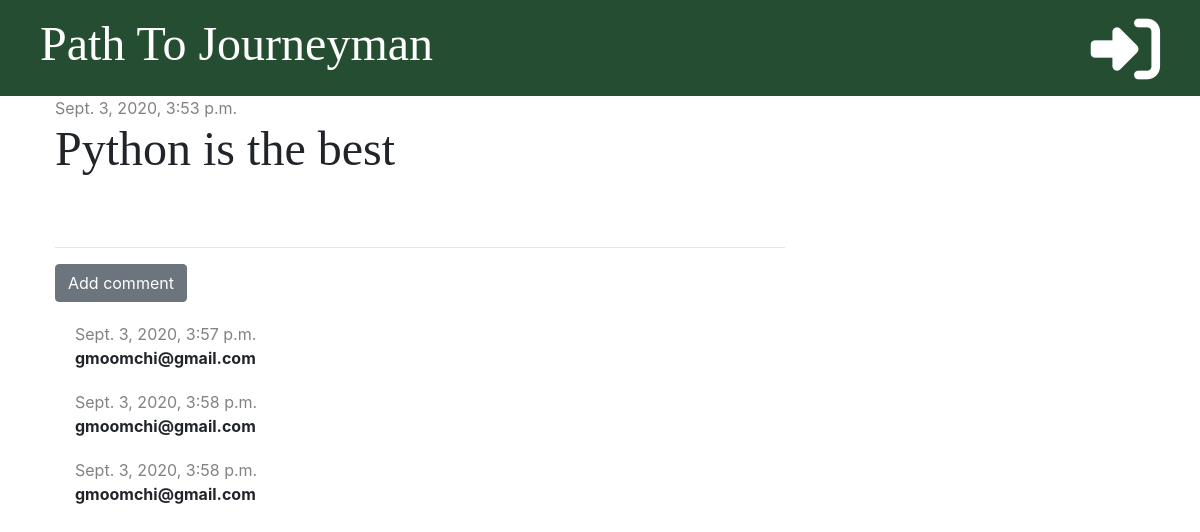
Page /post/14/ on the earlier database version.
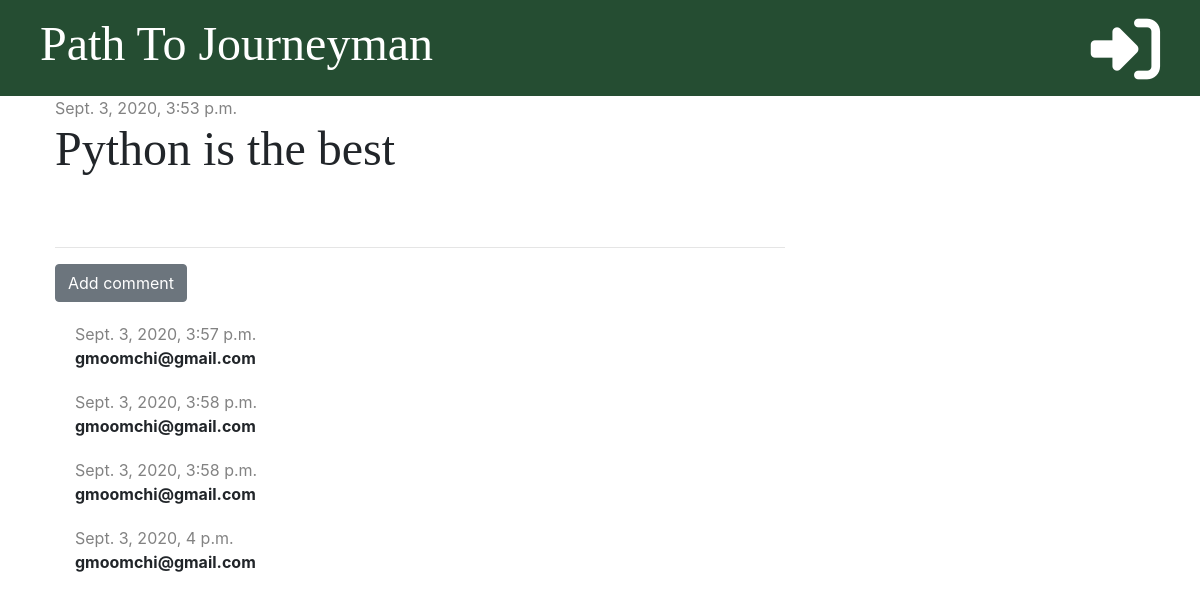
Same page on the later database version.
### blog/models.py (models this page shows, shortened)
class Comment(models.Model):
    post = models.ForeignKey('blog.Post', on_delete=models.CASCADE, related_name='comments')
    author = models.CharField(max_length=200)
    text = models.TextField()
    created_date = models.DateTimeField(default=timezone.now)
    approved = models.BooleanField(default=False)

### blog/views.py (the view)
# urls.py: path('post/<int:pk>/', views.post_detail, name='post_detail'),
def post_detail(request, pk):
    post = get_object_or_404(Post, pk=pk)
    stuff_for_frontend = {'post': post}
    return render(request, 'blog/post_detail.html', stuff_for_frontend)

### blog/templatetags/markdownify.py (called while the page is built)
@register.filter
def markdown(value):
    renderer = HighlightRenderer()
    markdown = mistune.Markdown(renderer=renderer)
    return markdown(value)

### blog/templates/blog/post_detail.html (shortened to what this page needs)
{% extends 'blog/base.html' %}
{% load markdownify %}
{% block content %}
    <div class="post">
        {% if post.published_date %}
            <div class="date">
                {{ post.published_date }}
            </div>
        {% else %}
            <a href="{% url 'post_publish' pk=post.pk %}" class="btn btn-primary">Publish</a>
        {% endif %}
        <h1>{{ post.title }}</h1>
    </div>
    <hr>
    <a href="{% url 'add_comment_to_post' pk=post.pk %}" class="btn btn-secondary">Add comment</a>
    {% for comment in post.comments.all %}
        {% if user.is_authenticated or comment.approved %}
            <div class="comment">
                <div class="date">
                    {{ comment.created_date }}
                </div>
                <strong>{{ comment.author }}</strong>
            </div>
        {% endif %}
    {% empty %}
        <p>No comments yet...</p>
    {% endfor %}
{% endblock %}

Differences in the rows shown:
now on this page (row edited): Comment: created_date "Sept. 3, 2020, 4 p.m.", author "gmoomchi@gmail.com"
